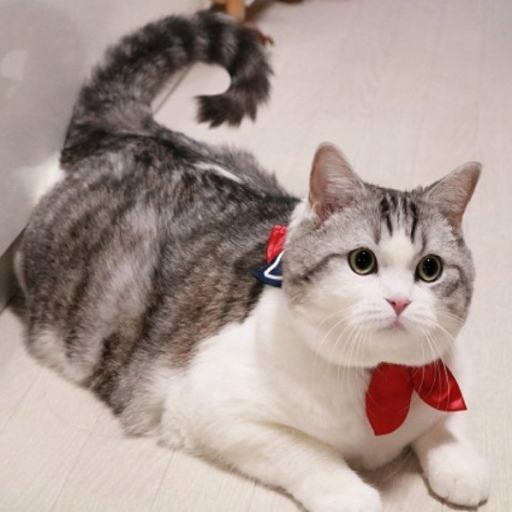
#> input picture images/cat.png, 512 x 512 px
$ jupyter execute --allow-errors Tutorial1COMP478.ipynb
#> lines starting #> are read from the running program, lines starting #| are printed output that depends on the picture
**Import Python modules**

[cell 1]
import matplotlib.pyplot as plt
import cv2
from google.colab.patches import cv2_imshow
import os

print(cv2.__version__, cv2.__spec__)
#print(cv2.getBuildInformation())

**Mount Google Drive: First mount and authenticate yourself with the following code**

[cell 2]
from google.colab import drive
drive.mount('/content/drive')

[cell 3]
# After executing the cell above, Drive
# files will be present in "/content/drive/My Drive".
#Second change your current folder to point working folder My Drive
os.chdir("/content/drive/My Drive/")
os.listdir()

**Read and display an image**

[cell 4]
I = cv2.imread('./images/cat.png')
#> I is the input picture: shape (512, 512, 3); mean B, G, R 148, 153.9, 170.7
J = cv2.cvtColor(I, cv2.COLOR_BGR2GRAY)
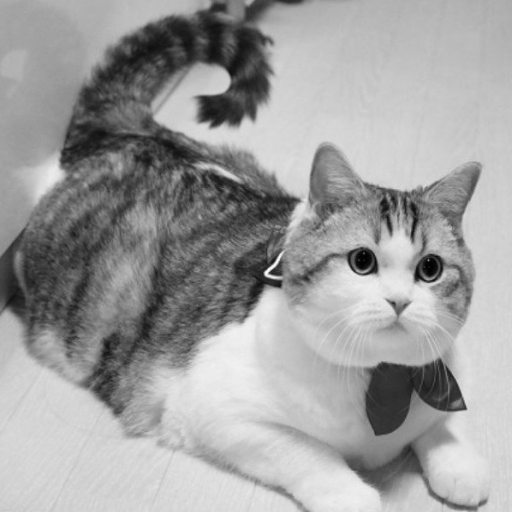
#> J: shape (512, 512); min 0, max 250, mean 158.3
print('Image size:', I.shape)
#| Image size: (512, 512, 3)
print('Image size:', J.shape)
#| Image size: (512, 512)

#color images
cv2_imshow(I)

#grayscale image
cv2_imshow(J)

[cell 5]
# Resize image
resized = cv2.resize(I, (256, 256), interpolation = cv2.INTER_AREA)
print('Resized Dimensions : ',resized.shape)
#| Resized Dimensions :  (256, 256, 3)
#cv2.imwrite('alhambra.png', resized)

[cell 6]
##OpenCV follows BGR order, while plt follows RGB order
I = cv2.cvtColor(I, cv2.COLOR_BGR2RGB)
B,G,R = cv2.split(I)       # get Blue,Green,Red
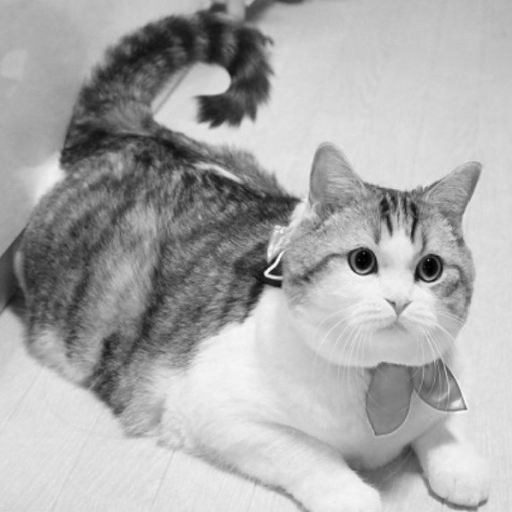
#> B: shape (512, 512); min 0, max 253, mean 170.7
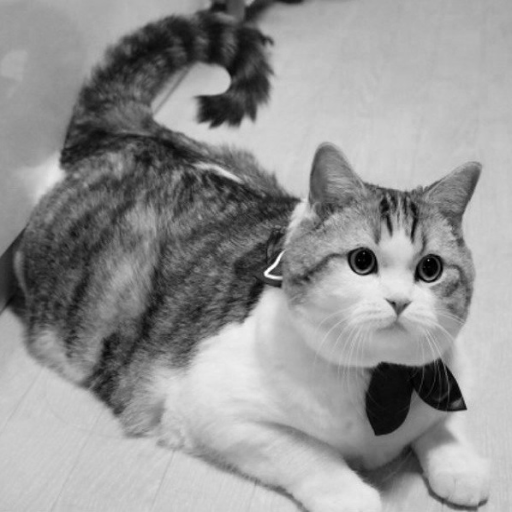
#> R: shape (512, 512); min 0, max 255, mean 148
#I = cv2.merge([R,G,B])     # switch it to RGB
plt.figure()
plt.subplot(121), plt.imshow(I), plt.title('Color image '), plt.axis('off')
plt.subplot(122), plt.imshow(J, cmap ='gray'), plt.title('Grayscale image')
plt.axis('off')
plt.tight_layout()
plt.show()
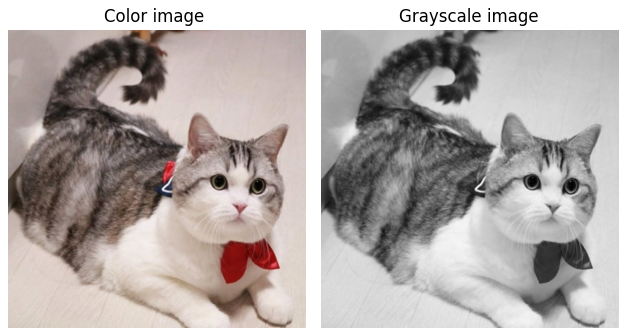
#> figure drawn by matplotlib, 2 panels

[cell 7]
plt.figure('RGB image channels')
plt.subplot(131), plt.imshow(R, cmap ='gray'), plt.axis('off')
plt.subplot(132), plt.imshow(G, cmap ='gray'), plt.axis('off')
plt.subplot(133), plt.imshow(B, cmap ='gray'), plt.axis('off')
plt.tight_layout()
plt.show()

[cell 8]
#converting image to HSV format
HSV = cv2.cvtColor(I,cv2.COLOR_BGR2HSV)
#> HSV: shape (512, 512, 3); mean H, S, V 111.9, 40, 170.7
H,S,V = cv2.split(HSV)
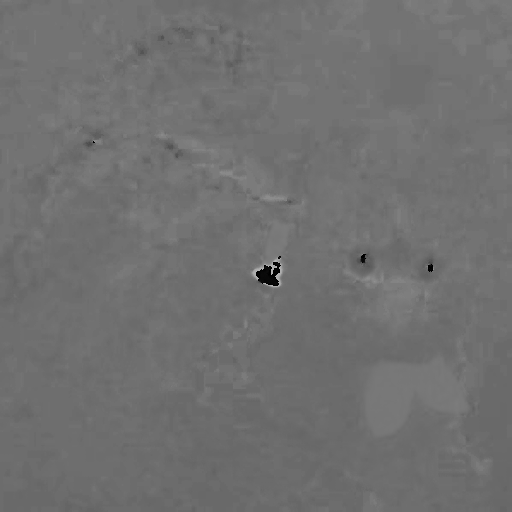
#> H: shape (512, 512); min 0, max 179, mean 111.9
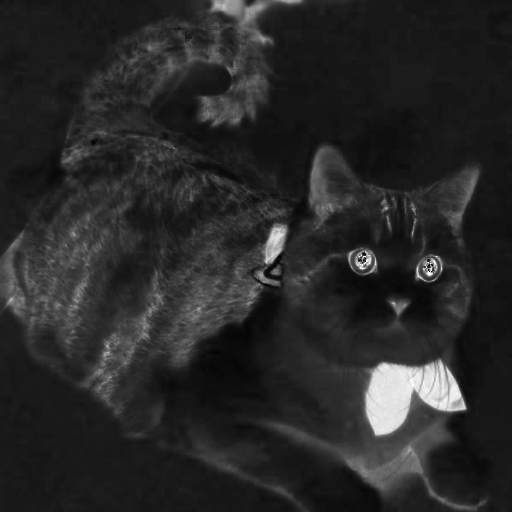
#> S: shape (512, 512); min 0, max 255, mean 40
plt.figure('HSV image channels')
plt.subplot(131), plt.imshow(H, cmap ='gray'), plt.axis('off')
plt.subplot(132), plt.imshow(S, cmap ='gray'), plt.axis('off')
plt.subplot(133), plt.imshow(V, cmap ='gray'), plt.axis('off')
plt.tight_layout()
plt.show()

$ run again, with images/boat.png copied over images/cat.png
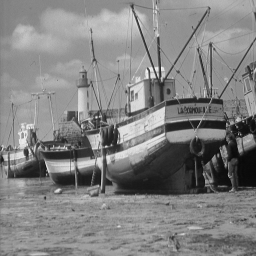
#> input picture images/boat.png, 256 x 256 px
#> I is the input picture: shape (256, 256, 3); min 9, max 243, mean 129.8
#| Image size: (256, 256, 3)
#| Image size: (256, 256)
#| Resized Dimensions :  (256, 256, 3)
#> `plt.show()`:
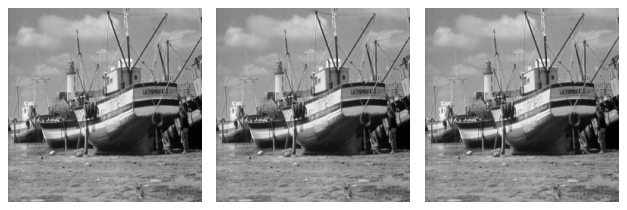
#> figure drawn by matplotlib, 3 panels
#> HSV: shape (256, 256, 3); mean H, S, V 0, 0, 129.8
#> H: shape (256, 256); every value is 0
#> `plt.show()`:
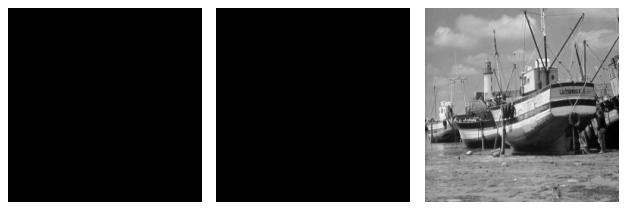
#> figure drawn by matplotlib, 3 panels
